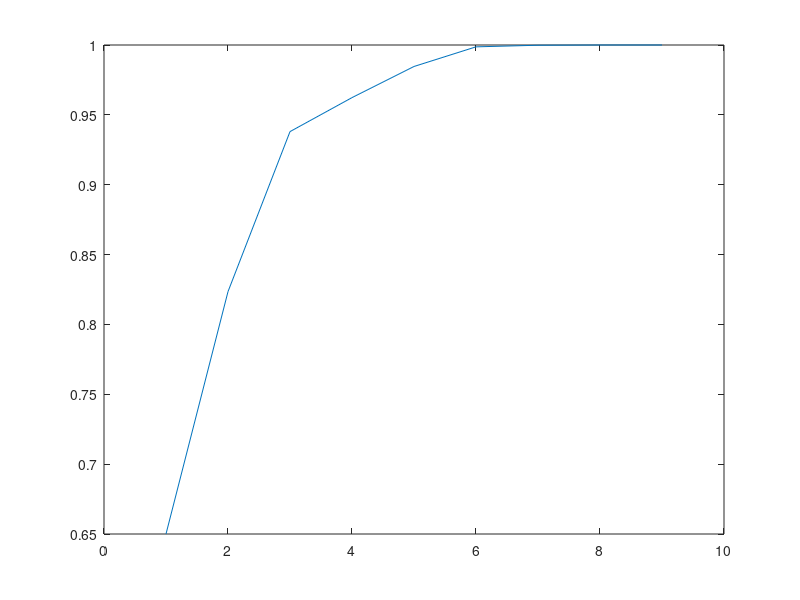
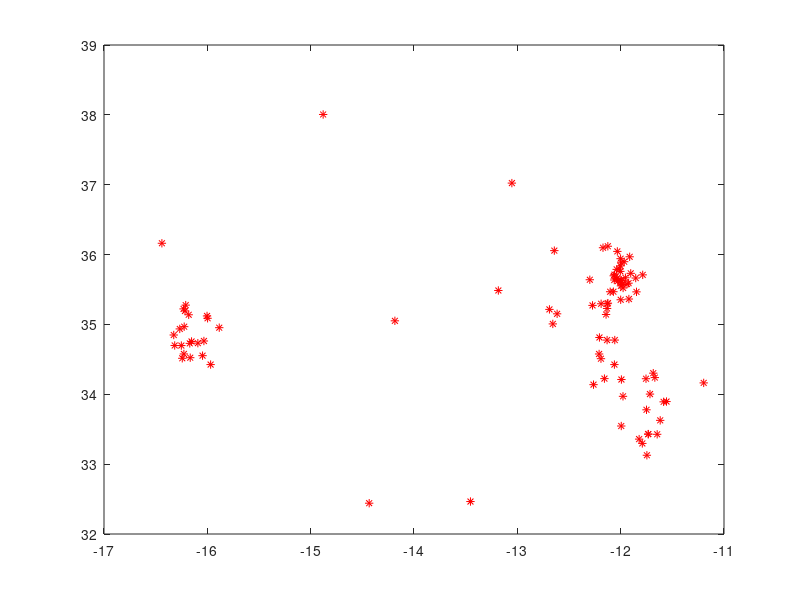

MATLAB code for these plots, in order:
a = csvread('glassdata16.csv');
dimen = 9;
rows = 99;
for i = 1 : dimen
    mu(i) = sum(a(:,i))/rows;
end
for i = 1 : dimen
    for j = i : dimen
        sig(i,j) = 0;
        for k = 1 : rows
            sig(i,j) = sig(i,j) + (a(k,i)-mu(i))*(a(k,j)-mu(j));
        end
        sig(i,j) = sig(i,j)/rows;
        sig(j,i) = sig(i,j);
    end
end
disp(sig);
[V,D] = eig(sig);
disp(D);
for i = 1 : dimen
    j = dimen-i+1;
    eigenvals(i)=D(j,j);
end
disp(eigenvals')

norm = sum(eigenvals);
pov(1) = eigenvals(1);
for i = 2 : dimen
    pov(i) = pov(i-1) + eigenvals(i);
end

pov = pov/norm;
disp(pov(3));
figure(1);
plot(pov);

for i=1:rows
   xt=[a(i,1),a(i,2),a(i,3),a(i,4),a(i,5),a(i,6),a(i,7),a(i,8),a(i,9)]; 
   z1(i) = xt*V(:,9);
   z2(i) = xt*V(:,8);
end

figure();
plot(z1,z2,'r*')